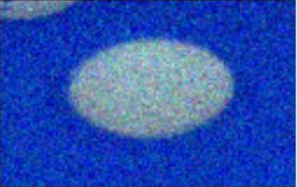
#> input picture ch49-计算摄影学-图像去噪/die.png, 297 x 187 px
$ python 1-fastNlMeansDenoisingColored.py
#> lines starting #> are read from the running program, lines starting #| are printed output that depends on the picture
# -*- coding: utf-8 -*-
# @Time    : 2017/7/13 下午9:56
# @Author  : play4fun
# @File    : 1-fastNlMeansDenoisingColored.py
# @Software: PyCharm

"""
1-fastNlMeansDenoisingColored.py:
"""

import numpy as np
import cv2

from matplotlib import pyplot as plt

img = cv2.imread('die.png')
#> img is the input picture: shape (187, 297, 3); mean B, G, R 177.2, 79.1, 41.9
img = cv2.cvtColor(img, code=cv2.COLOR_BGR2RGB)

dst = cv2.fastNlMeansDenoisingColored(img, None, 10, 10, 7, 21)
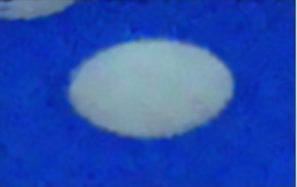
#> dst: shape (187, 297, 3); mean R, G, B 40.5, 78.6, 177.6
dst2=cv2.cvtColor(dst,code=cv2.COLOR_BGR2RGB)

plt.subplot(131), plt.imshow(img)
plt.subplot(132), plt.imshow(dst)
plt.subplot(133), plt.imshow(dst2)
plt.show()
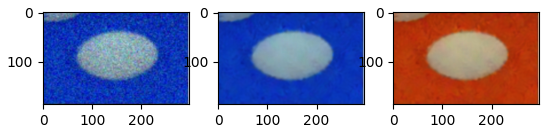
#> figure drawn by matplotlib, 3 panels; B, G, R data is drawn as R, G, B
